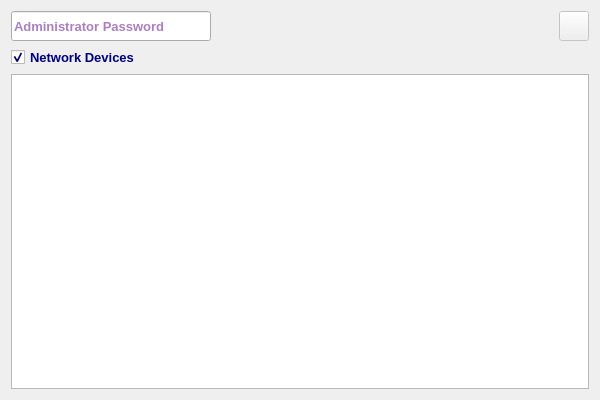
<?xml version="1.0" encoding="UTF-8"?>
<ui version="4.0">
 <class>DeviceManDialog</class>
 <widget class="QDialog" name="DeviceManDialog">
  <property name="windowModality">
   <enum>Qt::NonModal</enum>
  </property>
  <property name="geometry">
   <rect>
    <x>0</x>
    <y>0</y>
    <width>600</width>
    <height>400</height>
   </rect>
  </property>
  <property name="minimumSize">
   <size>
    <width>600</width>
    <height>400</height>
   </size>
  </property>
  <property name="font">
   <font>
    <family>Tahoma</family>
    <pointsize>10</pointsize>
   </font>
  </property>
  <property name="windowTitle">
   <string>Devices</string>
  </property>
  <property name="windowIcon">
   <iconset resource="../../../../image.qrc">
    <normaloff>:/Image/device.png</normaloff>:/Image/device.png</iconset>
  </property>
  <layout class="QVBoxLayout" name="verticalLayout">
   <item>
    <layout class="QHBoxLayout" name="horizontalLayout_2">
     <item>
      <widget class="QLineEdit" name="adminLE">
       <property name="minimumSize">
        <size>
         <width>200</width>
         <height>30</height>
        </size>
       </property>
       <property name="maximumSize">
        <size>
         <width>200</width>
         <height>30</height>
        </size>
       </property>
       <property name="font">
        <font>
         <pointsize>10</pointsize>
         <weight>75</weight>
         <bold>true</bold>
        </font>
       </property>
       <property name="styleSheet">
        <string notr="true">color: rgb(85, 0, 127);</string>
       </property>
       <property name="echoMode">
        <enum>QLineEdit::Password</enum>
       </property>
       <property name="placeholderText">
        <string>Administrator Password</string>
       </property>
      </widget>
     </item>
     <item>
      <spacer name="horizontalSpacer_2">
       <property name="orientation">
        <enum>Qt::Horizontal</enum>
       </property>
       <property name="sizeHint" stdset="0">
        <size>
         <width>40</width>
         <height>20</height>
        </size>
       </property>
      </spacer>
     </item>
     <item>
      <widget class="QPushButton" name="adminAddDeviceBtn">
       <property name="enabled">
        <bool>false</bool>
       </property>
       <property name="sizePolicy">
        <sizepolicy hsizetype="Fixed" vsizetype="Fixed">
         <horstretch>0</horstretch>
         <verstretch>0</verstretch>
        </sizepolicy>
       </property>
       <property name="minimumSize">
        <size>
         <width>30</width>
         <height>30</height>
        </size>
       </property>
       <property name="maximumSize">
        <size>
         <width>30</width>
         <height>30</height>
        </size>
       </property>
       <property name="font">
        <font>
         <family>Tahoma</family>
         <pointsize>10</pointsize>
        </font>
       </property>
       <property name="text">
        <string/>
       </property>
       <property name="icon">
        <iconset resource="../../../../image.qrc">
         <normaloff>:/Image/add.png</normaloff>:/Image/add.png</iconset>
       </property>
       <property name="iconSize">
        <size>
         <width>20</width>
         <height>20</height>
        </size>
       </property>
      </widget>
     </item>
    </layout>
   </item>
   <item>
    <layout class="QHBoxLayout" name="horizontalLayout">
     <item>
      <widget class="QCheckBox" name="netDevicesCB">
       <property name="font">
        <font>
         <family>Tahoma</family>
         <pointsize>10</pointsize>
         <weight>75</weight>
         <bold>true</bold>
        </font>
       </property>
       <property name="styleSheet">
        <string notr="true">color: rgb(0, 0, 127);</string>
       </property>
       <property name="text">
        <string>Network Devices</string>
       </property>
       <property name="checked">
        <bool>true</bool>
       </property>
      </widget>
     </item>
     <item>
      <spacer name="horizontalSpacer">
       <property name="font">
        <font>
         <family>Tahoma</family>
         <pointsize>10</pointsize>
        </font>
       </property>
       <property name="orientation">
        <enum>Qt::Horizontal</enum>
       </property>
       <property name="sizeHint" stdset="0">
        <size>
         <width>40</width>
         <height>20</height>
        </size>
       </property>
      </spacer>
     </item>
    </layout>
   </item>
   <item>
    <widget class="QTableView" name="deviceTV">
     <property name="font">
      <font>
       <family>Tahoma</family>
       <pointsize>11</pointsize>
       <weight>50</weight>
       <bold>false</bold>
      </font>
     </property>
     <property name="alternatingRowColors">
      <bool>true</bool>
     </property>
     <property name="selectionMode">
      <enum>QAbstractItemView::SingleSelection</enum>
     </property>
     <property name="selectionBehavior">
      <enum>QAbstractItemView::SelectRows</enum>
     </property>
    </widget>
   </item>
  </layout>
  <action name="actionAdminEditDevice">
   <property name="icon">
    <iconset resource="../../../../image.qrc">
     <normaloff>:/Image/edit.png</normaloff>:/Image/edit.png</iconset>
   </property>
   <property name="text">
    <string>Edit Device</string>
   </property>
  </action>
  <action name="actionAdminRemoveDevice">
   <property name="icon">
    <iconset resource="../../../../image.qrc">
     <normaloff>:/Image/remove.png</normaloff>:/Image/remove.png</iconset>
   </property>
   <property name="text">
    <string>Remove Device</string>
   </property>
  </action>
 </widget>
 <tabstops>
  <tabstop>netDevicesCB</tabstop>
  <tabstop>deviceTV</tabstop>
 </tabstops>
 <resources>
  <include location="../../../../image.qrc"/>
 </resources>
 <connections/>
</ui>
